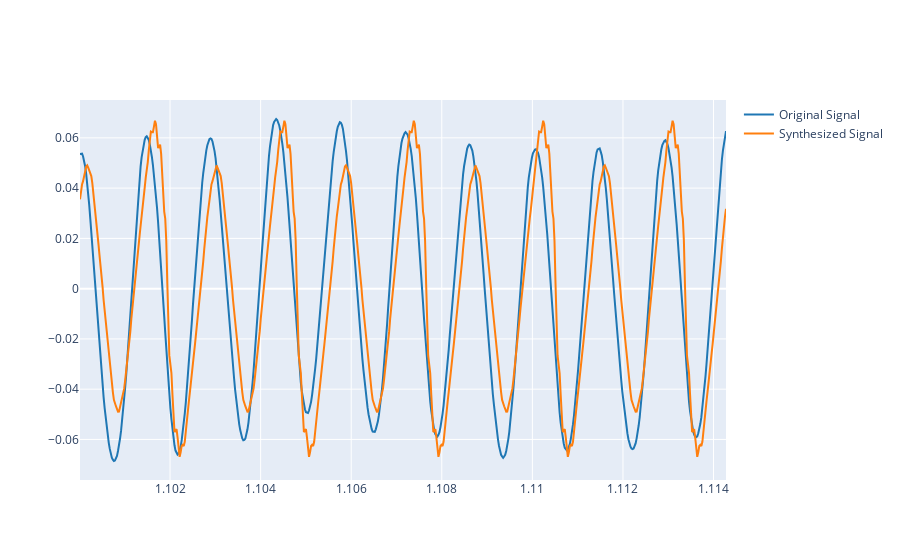

The notebook cell saved with this chart:
### Markdown cell above
2.1. Use the `synthetize` function to generate a synthesis with the weights ($A_k$) found in 1.3 and the fundamental frequency and phases found in previous labs. Plot both the reference and the synthetize signal. Listen to the synthetize signal.

### Code cell
# Write the code here
f0 = 350
T = 1 / f0

duration = len(ref) / fs
t = np.linspace(0, duration, len(ref))
synthesized_signal = synthesize(f0, -2.7, weights, t) * 0.055

t_start = 1.10
t_end = t_start + 5 * T
plot_signals([ref, synthesized_signal], fs, t_start=t_start, t_end=t_end, name=['Original Signal', 'Synthesized Signal'])

ipd.display(ipd.Audio(ref, rate=fs))
ipd.display(ipd.Audio(synthesized_signal, rate=fs))

### Figure 1 — Plotly figure (JSON) as saved in the notebook; plotly's stock layout.template omitted (floating-point values rounded to 4 significant figures; data arrays with more than 128 entries replaced by an {"elided": "..."} marker saying what was removed)
{"data": [{"line": {"color": "#1f77b4", "shape": "linear"}, "mode": "lines", "name": "Original Signal", "type": "scatter", "x": {"elided": "630 float values"}, "y": {"elided": "630 float values"}}, {"line": {"color": "#ff7f0e", "shape": "linear"}, "mode": "lines", "name": "Synthesized Signal", "type": "scatter", "x": {"elided": "630 float values"}, "y": {"elided": "630 float values"}}], "layout": {}}
